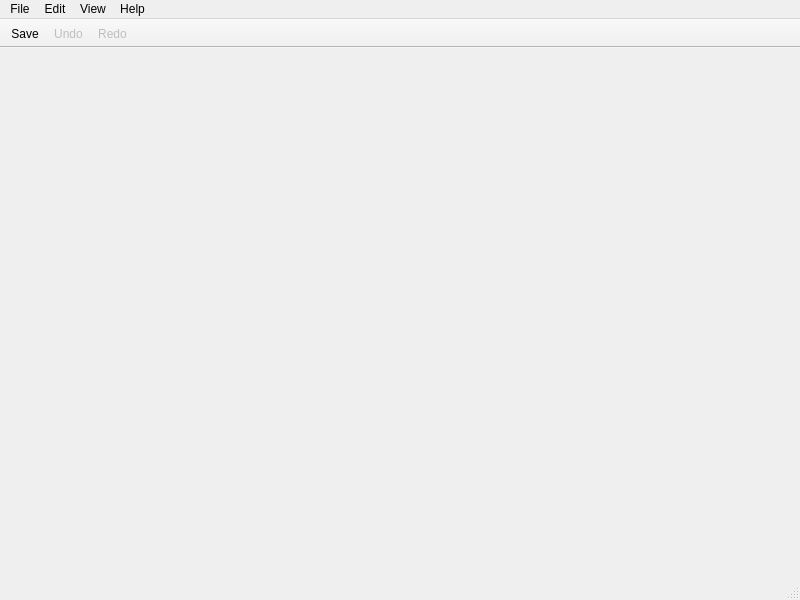
<?xml version="1.0" encoding="UTF-8"?>
<ui version="4.0">
 <class>MainWindow</class>
 <widget class="QMainWindow" name="MainWindow">
  <property name="geometry">
   <rect>
    <x>0</x>
    <y>0</y>
    <width>800</width>
    <height>600</height>
   </rect>
  </property>
  <property name="windowTitle">
   <string>SignalFlowGrapher</string>
  </property>
  <widget class="QWidget" name="centralwidget"/>
  <widget class="QMenuBar" name="menubar">
   <property name="geometry">
    <rect>
     <x>0</x>
     <y>0</y>
     <width>800</width>
     <height>33</height>
    </rect>
   </property>
   <widget class="QMenu" name="file_menu">
    <property name="title">
     <string>File</string>
    </property>
    <addaction name="action_new"/>
    <addaction name="action_open"/>
    <addaction name="separator"/>
    <addaction name="action_save"/>
    <addaction name="action_save_as"/>
    <addaction name="separator"/>
    <addaction name="action_exit"/>
   </widget>
   <widget class="QMenu" name="menu_edit">
    <property name="title">
     <string>Edit</string>
    </property>
    <addaction name="action_undo"/>
    <addaction name="action_redo"/>
    <addaction name="separator"/>
    <addaction name="action_copy"/>
    <addaction name="action_cut"/>
    <addaction name="action_paste"/>
    <addaction name="separator"/>
    <addaction name="action_select_all"/>
    <addaction name="separator"/>
    <addaction name="action_remove_branch_or_node"/>
   </widget>
   <widget class="QMenu" name="menu_view">
    <property name="title">
     <string>View</string>
    </property>
    <addaction name="action_zoom_in"/>
    <addaction name="action_zoom_out"/>
    <addaction name="action_zoom_reset"/>
    <addaction name="action_zoom_fit"/>
    <addaction name="separator"/>
    <addaction name="action_center_graph"/>
    <addaction name="action_save_png"/>
    <addaction name="action_light_dark"/>
    <addaction name="action_toggle_grid"/>
   </widget>
   <widget class="QMenu" name="menu_help">
    <property name="title">
     <string>Help</string>
    </property>
    <addaction name="action_about"/>
   </widget>
   <addaction name="file_menu"/>
   <addaction name="menu_edit"/>
   <addaction name="menu_view"/>
   <addaction name="menu_help"/>
  </widget>
  <widget class="QStatusBar" name="statusbar"/>
  <widget class="QToolBar" name="toolBar">
   <property name="windowTitle">
    <string>toolBar</string>
   </property>
   <property name="movable">
    <bool>false</bool>
   </property>
   <property name="floatable">
    <bool>true</bool>
   </property>
   <attribute name="toolBarArea">
    <enum>TopToolBarArea</enum>
   </attribute>
   <attribute name="toolBarBreak">
    <bool>false</bool>
   </attribute>
   <addaction name="action_save"/>
   <addaction name="action_undo"/>
   <addaction name="action_redo"/>
  </widget>
  <action name="action_new">
   <property name="text">
    <string>New</string>
   </property>
   <property name="shortcut">
    <string>Ctrl+N</string>
   </property>
  </action>
  <action name="action_open">
   <property name="text">
    <string>Open...</string>
   </property>
   <property name="shortcut">
    <string>Ctrl+O</string>
   </property>
  </action>
  <action name="action_about">
   <property name="text">
    <string>About</string>
   </property>
  </action>
  <action name="action_save">
   <property name="text">
    <string>Save</string>
   </property>
   <property name="shortcut">
    <string>Ctrl+S</string>
   </property>
  </action>
  <action name="action_save_as">
   <property name="text">
    <string>Save As...</string>
   </property>
   <property name="shortcut">
    <string>Ctrl+Shift+S</string>
   </property>
  </action>
  <action name="action_select_all">
   <property name="text">
    <string>Select All</string>
   </property>
   <property name="shortcut">
    <string>Ctrl+Shift+A</string>
   </property>
  </action>
  <action name="action_exit">
   <property name="text">
    <string>Exit</string>
   </property>
  </action>
  <action name="action_undo">
   <property name="enabled">
    <bool>false</bool>
   </property>
   <property name="text">
    <string>Undo</string>
   </property>
   <property name="shortcut">
    <string>Ctrl+Z</string>
   </property>
  </action>
  <action name="action_redo">
   <property name="enabled">
    <bool>false</bool>
   </property>
   <property name="text">
    <string>Redo</string>
   </property>
   <property name="shortcut">
    <string>Ctrl+Y</string>
   </property>
  </action>
  <action name="action_remove_branch_or_node">
   <property name="text">
    <string>Remove Node(s) or Branch(es)</string>
   </property>
   <property name="shortcut">
    <string>Ctrl+Shift+Del</string>
   </property>
  </action>
  <action name="action_zoom_in">
   <property name="text">
    <string>Zoom In</string>
   </property>
   <property name="shortcut">
    <string>Ctrl++</string>
   </property>
  </action>
  <action name="action_zoom_out">
   <property name="text">
    <string>Zoom Out</string>
   </property>
   <property name="shortcut">
    <string>Ctrl+-</string>
   </property>
  </action>
  <action name="action_zoom_reset">
   <property name="text">
    <string>Zoom 100%</string>
   </property>
   <property name="shortcut">
    <string>Ctrl+0</string>
   </property>
  </action>
  <action name="action_zoom_fit">
   <property name="text">
    <string>Zoom to Fit</string>
   </property>
   <property name="shortcut">
    <string>Alt+Z</string>
   </property>
  </action>
  <action name="action_center_graph">
   <property name="text">
    <string>Center Graph</string>
   </property>
   <property name="shortcut">
    <string>Alt+C</string>
   </property>
  </action>
  <action name="action_save_png">
   <property name="text">
    <string>Save as PNG</string>
   </property>
   <property name="shortcut">
    <string>Alt+P</string>
   </property>
  </action>
  <action name="action_light_dark">
    <property name="text">
     <string>Switch Light/Dark Mode</string>
    </property>
    <property name="shortcut">
     <string>Alt+M</string>
    </property>
   </action>
   <action name="action_toggle_grid">
    <property name="text">
     <string>Toggle Grid</string>
    </property>
    <property name="shortcut">
     <string>Alt+G</string>
    </property>
   </action>
   <action name="action_copy">
   <property name="text">
    <string>Copy</string>
   </property>
   <property name="shortcut">
    <string>Ctrl+Shift+C</string>
   </property>
  </action>
  <action name="action_cut">
   <property name="text">
    <string>Cut</string>
   </property>
   <property name="shortcut">
    <string>Ctrl+Shift+X</string>
   </property>
  </action>
  <action name="action_paste">
   <property name="text">
    <string>Paste</string>
   </property>
   <property name="shortcut">
    <string>Ctrl+Shift+V</string>
   </property>
  </action>
 </widget>
 <resources/>
 <connections/>
</ui>
